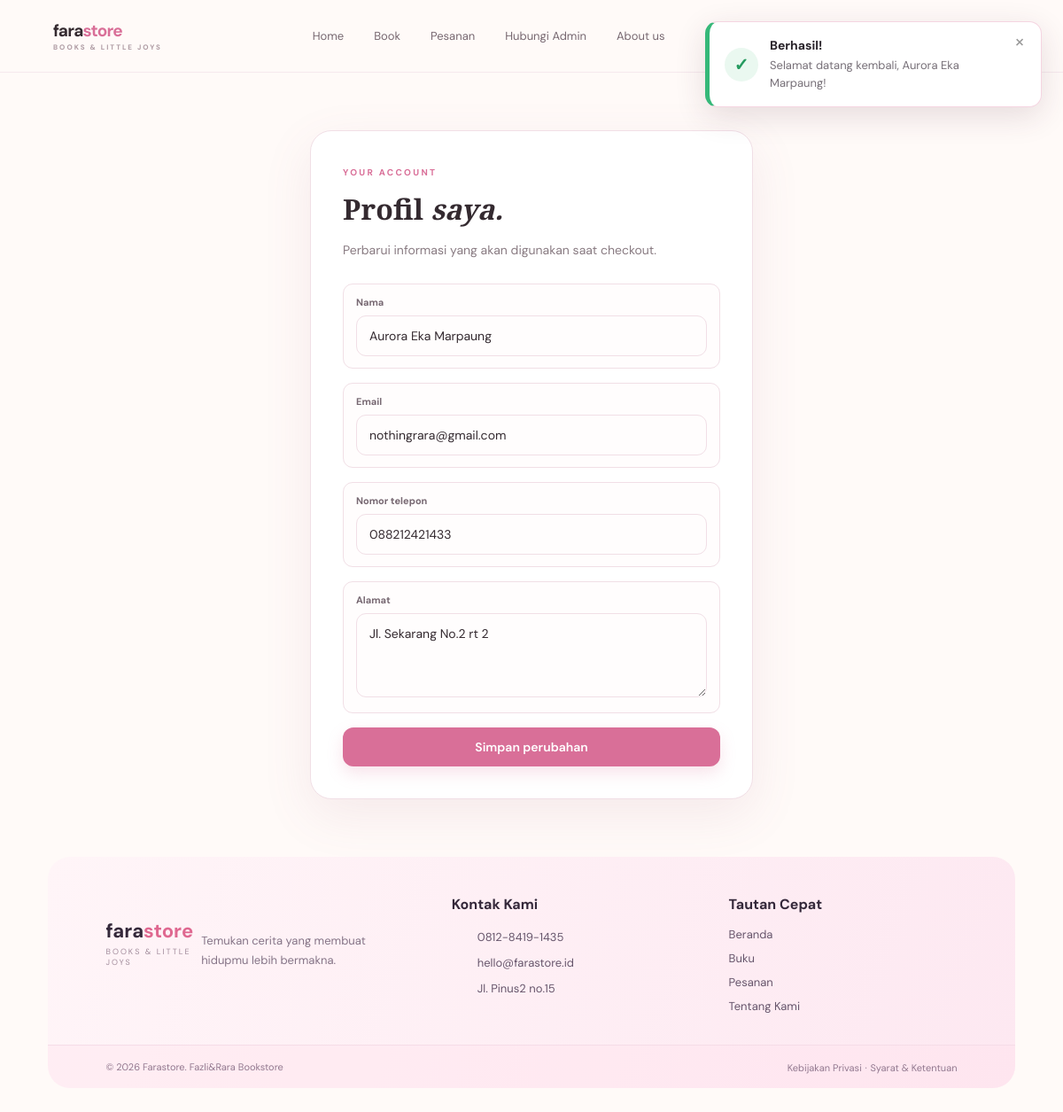
The app's page /profile.php (signed in) with its own data.
### tables this page shows
CREATE TABLE `users` (
  `id` int(11) NOT NULL,
  `name` varchar(120) NOT NULL,
  `email` varchar(160) NOT NULL,
  `phone` varchar(30) NOT NULL,
  `address` text NOT NULL,
  `password` varchar(255) NOT NULL,
  `created_at` timestamp NOT NULL DEFAULT current_timestamp()
);

### config.php (called while the page is built, shortened)
<?php
try {
    $pdo = new PDO("mysql:host=".DB_HOST.";dbname=".DB_NAME.";charset=utf8mb4", DB_USER, DB_PASS, [
        PDO::ATTR_ERRMODE => PDO::ERRMODE_EXCEPTION,
        PDO::ATTR_DEFAULT_FETCH_MODE => PDO::FETCH_ASSOC
    ]);
} catch (PDOException $e) {
    die("Koneksi database gagal. Pastikan database farastore sudah di-import dari database.sql. Detail: " . htmlspecialchars($e->getMessage()));
}
function e($value) { return htmlspecialchars((string)$value, ENT_QUOTES, 'UTF-8'); }
function is_logged_in() { return isset($_SESSION['user_id']); }
function current_user() {
    global $pdo;
    $s=$pdo->prepare("SELECT * FROM users WHERE id=?"); $s->execute([$_SESSION['user_id']]); return $s->fetch();
}

### profile.php (the view, shortened to what this page needs)
<?php
require_once 'config.php';
$u = current_user();
include 'header.php';
?>
<div class="auth-wrap">
    <div class="auth-card">
        <span class="eyebrow">YOUR ACCOUNT</span>
        <h1>Profil <em>saya.</em></h1>
        <p>
            Perbarui informasi yang akan digunakan saat checkout.
        </p>
        <form method="post">
            <div class="field">
                <label>Nama</label>
                <input
                    name="name"
                    value="<?= e($u['name']) ?>"
                    required
                >
            </div>
            <div class="field">
                <label>Email</label>
                <input
                    value="<?= e($u['email']) ?>"
                    disabled
                >
            </div>
            <div class="field">
                <label>Nomor telepon</label>
                <input
                    name="phone"
                    value="<?= e($u['phone']) ?>"
                    required
                >
            </div>
            <div class="field">
                <label>Alamat</label>
                <textarea name="address" required><?= e($u['address']) ?></textarea>
            </div>
            <button class="btn full">
                Simpan perubahan
            </button>
        </form>
    </div>
</div>
<?php
include 'footer.php';
?>

### assets/style.css (style rules this page uses)
:root { --pink:#e88eae;--pink2:#d96f98;--pale:#fff2f6;--cream:#fffaf8;--ink:#342a30;--muted:#897b82;--line:#f1dfe6;--green:#7e9c8b;--shadow:0 18px 55px rgba(155,91,117,.10) }
* { box-sizing:border-box }
body { margin:0;background:var(--cream);color:var(--ink);font-family:'DM Sans',sans-serif;font-size:14px }
button,input,textarea,select { font:inherit }
.btn { border:0;border-radius:12px;padding:13px 20px;background:var(--pink2);color:#fff;display:inline-flex;align-items:center;gap:18px;font-weight:600;box-shadow:0 8px 18px #dc7c9d35;cursor:pointer }
.eyebrow { font-size:10px;letter-spacing:2.3px;color:var(--pink2);font-weight:700 }
.field,.search input,.field input,.field textarea,.field select { width:100%;border:1px solid var(--line);background:#fffdfd;border-radius:11px;padding:13px 14px;outline:none;color:var(--ink) }
.auth-wrap { max-width:500px;margin:65px auto }
.auth-card { background:#fff;border:1px solid var(--line);border-radius:24px;padding:36px;box-shadow:var(--shadow) }
.auth-card h1 { font:600 32px 'Playfair Display';margin:12px 0 7px }
.auth-card>p { color:var(--muted);line-height:1.7;margin-bottom:25px }
.field { margin-bottom:16px }
.field label { display:block;font-size:11px;font-weight:700;color:#776872;margin:0 0 8px }
.field textarea { min-height:95px;resize:vertical }
.full { width:100%;justify-content:center }

### records on screen
users: name "Aurora Eka Marpaung", email "nothingrara@gmail.com", phone "088212421433", address "Jl. Sekarang No.2 rt 2"

### other values on screen
$m "Selamat datang kembali, Aurora Eka Marpaung!"
